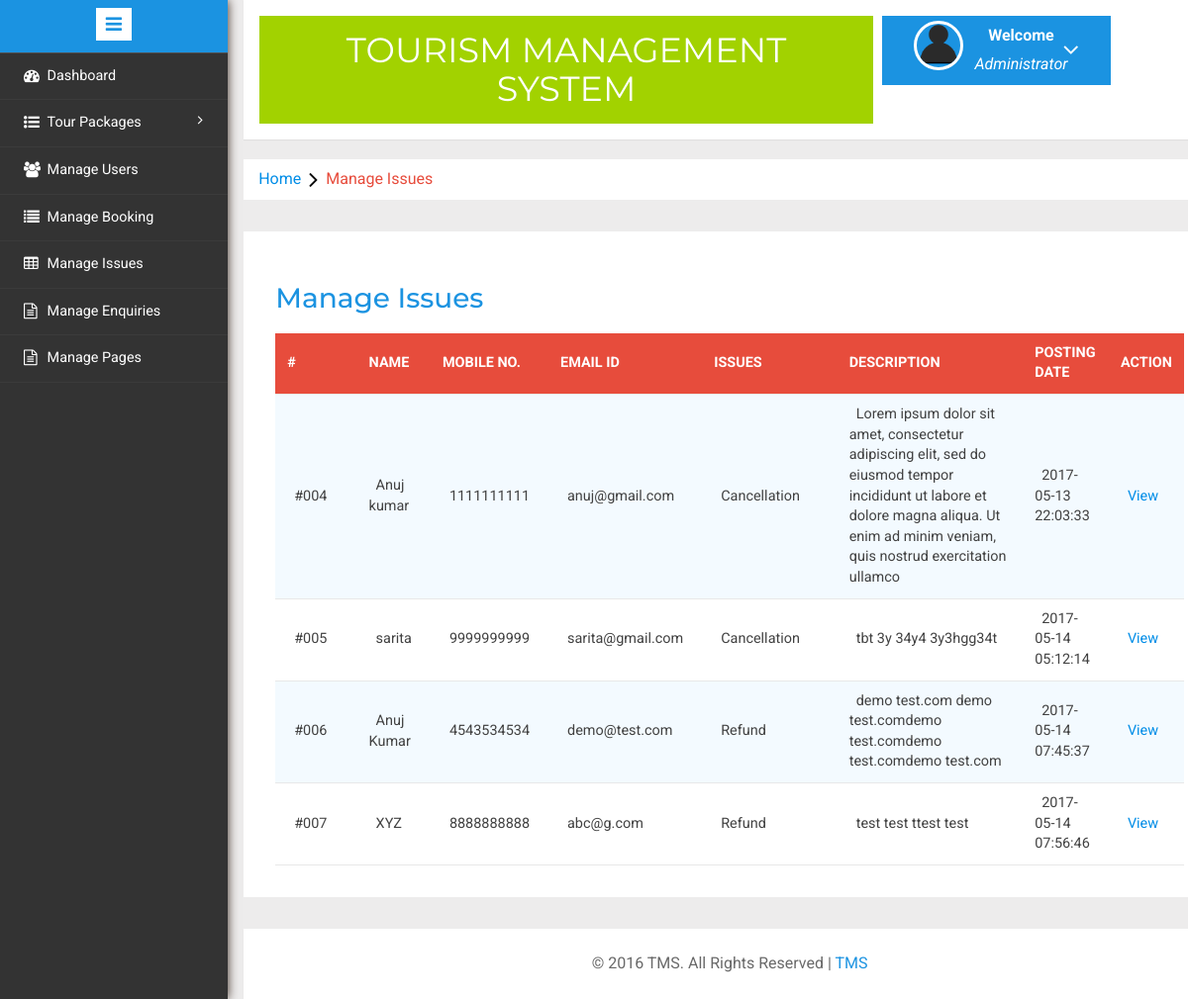
/admin/manageissues.php (signed in), run on the app's committed database.
### tables this page shows
CREATE TABLE `tblissues` (
  `id` int(11) NOT NULL,
  `UserEmail` varchar(100) DEFAULT NULL,
  `Issue` varchar(100) DEFAULT NULL,
  `Description` mediumtext DEFAULT NULL,
  `PostingDate` timestamp NULL DEFAULT current_timestamp(),
  `AdminRemark` mediumtext DEFAULT NULL,
  `AdminremarkDate` timestamp NULL DEFAULT NULL ON UPDATE current_timestamp()
);

CREATE TABLE `tblusers` (
  `id` int(11) NOT NULL,
  `FullName` varchar(100) DEFAULT NULL,
  `MobileNumber` char(10) DEFAULT NULL,
  `EmailId` varchar(70) DEFAULT NULL,
  `Password` varchar(100) DEFAULT NULL,
  `RegDate` timestamp NULL DEFAULT current_timestamp(),
  `UpdationDate` timestamp NULL DEFAULT NULL ON UPDATE current_timestamp()
);

### admin/manageissues.php (the view, shortened to what this page needs)
<?php
include('includes/config.php');
if(strlen($_SESSION['alogin'])==0)
	{
header('location:index.php');
}
else{
	?>
<!DOCTYPE HTML>
<html>
<head>
<link href="css/bootstrap.min.css" rel='stylesheet' type='text/css' />
<link href="css/style.css" rel='stylesheet' type='text/css' />
<link rel="stylesheet" href="css/morris.css" type="text/css"/>
<link href="css/font-awesome.css" rel="stylesheet">
<link rel="stylesheet" type="text/css" href="css/table-style.css" />
<link rel="stylesheet" type="text/css" href="css/basictable.css" />
<link rel="stylesheet" href="css/icon-font.min.css" type='text/css' />
</head>
<body>
   <div class="page-container">
<div class="left-content">
	   <div class="mother-grid-inner">
				<?php include('includes/header.php');?>
				</div>
<ol class="breadcrumb">
                <li class="breadcrumb-item"><a href="index.html">Home</a><i class="fa fa-angle-right"></i>Manage Issues</li>
            </ol>
<div class="agile-grids">
				<div class="agile-tables">
					<div class="w3l-table-info">
					  <h2>Manage Issues</h2>
					    <table id="table">
						<thead>
						  <tr>
						  <th>#</th>
							<th>Name</th>
							<th>Mobile No.</th>
							<th>Email Id</th>
							<th>Issues </th>
							<th>Description </th>
							<th>Posting date </th>
							<th>Action </th>
						  </tr>
						</thead>
						<tbody>
<?php $sql = "SELECT tblissues.id as id,tblusers.FullName as fname,tblusers.MobileNumber as mnumber,tblusers.EmailId as email,tblissues.Issue as issue,tblissues.Description as Description,tblissues.PostingDate as PostingDate from tblissues join tblusers on tblusers.EmailId=tblissues.UserEmail";
$query = $dbh -> prepare($sql);
$query->execute();
$results=$query->fetchAll(PDO::FETCH_OBJ);
if($query->rowCount() > 0)
{
foreach($results as $result)
{				?>
						  <tr>
							<td width="120">#00<?php echo htmlentities($result->id);?></td>
							<td width="50"><?php echo htmlentities($result->fname);?></td>
								<td width="50"><?php echo htmlentities($result->mnumber);?></td>
							<td width="50"><?php echo htmlentities($result->email);?></td>
							<td width="200"><?php echo htmlentities($result->issue);?></a></td>
							<td width="400"><?php echo htmlentities($result->Description);?></td>
								<td width="50"><?php echo htmlentities($result->PostingDate);?></td>
<td><a href="javascript:void(0);" onClick="popUpWindow('updateissue.php?iid=<?php echo ($result->id);?>');">View </a>
</td>
</tr>
						 <?php } }?>
						</tbody>
					  </table>
					</div>
			</div>
<?php include('includes/footer.php');?>
</div>
</div>
						<?php include('includes/sidebarmenu.php');?>
							</div>
</body>
</html>
<?php } ?>

### admin/css/table-style.css (style rules this page uses)
table { background: white; border-collapse: collapse; margin: 1.25em 0 0; width: 100%; }
table tr, table th, table td { border: none; border-bottom: 1px solid #e8e8e8; font-size: .95em; }
table th, table td { padding: 10px 12px; text-align: left; }
table th { background: #e74c3c; color: #fff; text-transform: uppercase; }
table tr td { background: #f3faff; color: #424242; }
table tr:nth-of-type(2n+2) td { background: #ffffff; }
table { width: 100%; }

### data on the page
tblissues: id "4", tblusers.FullName "Anuj kumar", tblusers.MobileNumber "1111111111", tblusers.EmailId "anuj@gmail.com", Issue "Cancellation", Description "Lorem ipsum dolor sit amet, consectetur adipiscing elit, sed do eiusmod tempor incididunt ut labore et dolore magna aliqua. Ut enim ad minim veniam, quis nostrud exercitation ullamco", PostingDate "2017-05-13 22:03:33"
tblissues: id "5", tblusers.FullName "sarita", tblusers.MobileNumber "9999999999", tblusers.EmailId "sarita@gmail.com", Issue "Cancellation", Description "tbt 3y 34y4 3y3hgg34t", PostingDate "2017-05-14 05:12:14"
tblissues: id "6", tblusers.FullName "Anuj Kumar", tblusers.MobileNumber "4543534534", tblusers.EmailId "demo@test.com", Issue "Refund", Description "demo test.com demo test.comdemo test.comdemo test.comdemo test.com", PostingDate "2017-05-14 07:45:37"
tblissues: id "7", tblusers.FullName "XYZ", tblusers.MobileNumber "8888888888", tblusers.EmailId "abc@g.com", Issue "Refund", Description "test test ttest test", PostingDate "2017-05-14 07:56:46"
